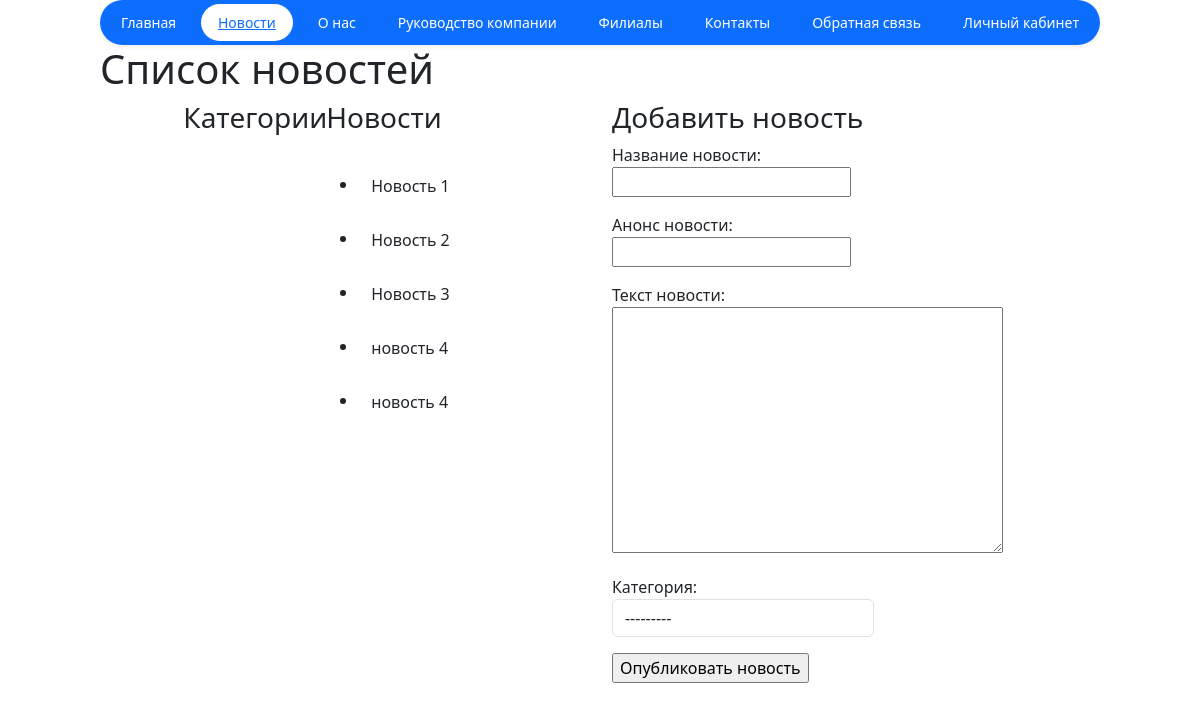
The app's page /news, older data.
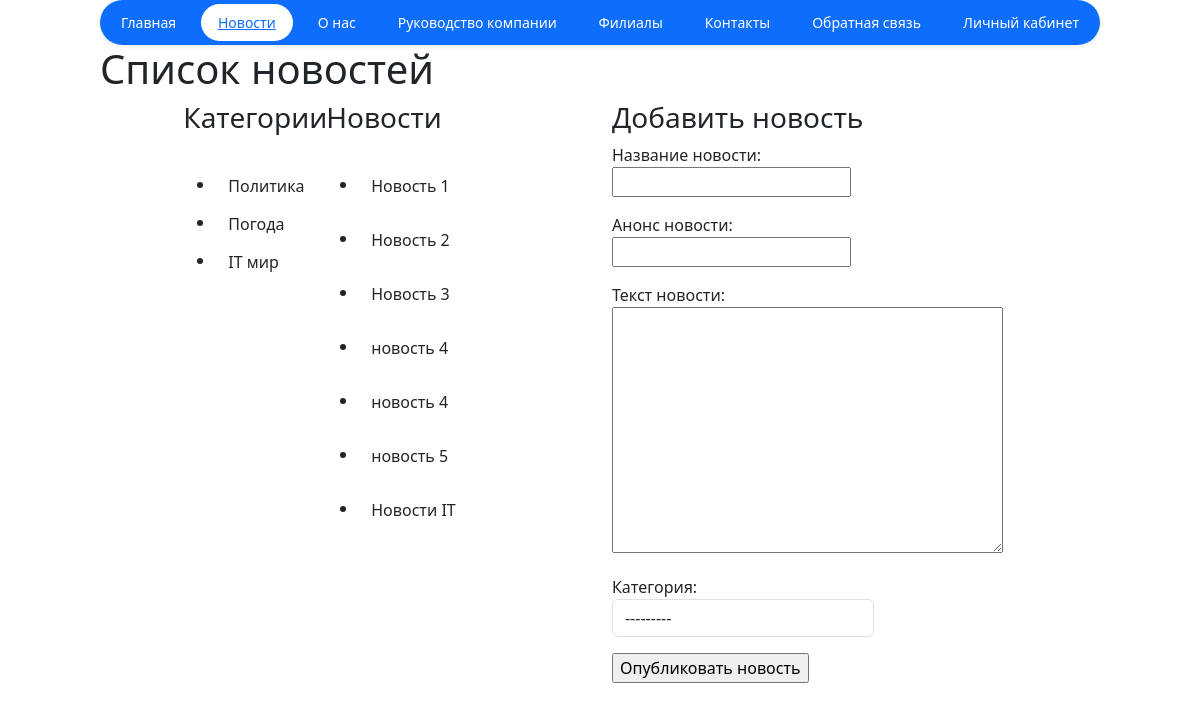
The same page, newer data.
### core/models.py (models this page shows, shortened)
class News(models.Model):
    title = models.CharField(max_length=255, verbose_name="Заголовок")
    anons = models.CharField(max_length=255, verbose_name="Анонс")
    text = models.TextField(verbose_name="Текст новости")
    category = models.ForeignKey(NewsCategory, on_delete=models.SET_NULL, null=True, blank=True,
                                 related_name='category_news')

class NewsCategory(models.Model):
    title = models.CharField(max_length=255, verbose_name="Название", blank=True)
    def __str__(self):
        return self.title

### core/views.py (the view, shortened to what this page needs)
# urls.py: path("news", news, name="news"),
def news(request, category_id=None):
    news_form = NewsForm
    context = {}
    news = News.objects.all()
    categoris = NewsCategory.objects.all()
    if category_id:
        category = get_object_or_404(NewsCategory, id=category_id)
        news = News.objects.filter(category=category)
        context.update({"active_category": category})
    context.update({"news": news, "categoris": categoris, "news_form": news_form})
    return render(request, "news.html", context)

### templates/news.html (shortened to what this page needs)
{% extends "base.html" %}
{% block content %}
    <h1>Список новостей</h1>
<div class="col-md-10 mx-auto">
    <div class="row">
        <div class="col-md-2">
            <h3>Категории</h3>
            <p class="d-inline-flex gap-1">
            <ul>
                {% for j in categoris %}
                    <li><a href="{% url 'news_category' j.id %}" class="btn {% if active_category == j %} btn-primary {% endif %}" role="button" data-bs-toggle="button">{{ j.title }}</a></li>
                {% endfor %}
            </ul>
            </p>
        </div>
        <div class="col-md-4">
            <h3>Новости</h3>
            <p class="d-inline-flex gap-1">
            <ul>
                {% for i in news %}
                    <li><a href="{% url 'news_detail' i.id %}" class="btn" role="button" data-bs-toggle="button">{{ i.title }}</a></li>
                {% endfor %}
            </ul>
            </p>
        </div>
        <div class="col-md-4">
        <h3>Добавить новость</h3>
        <form action="{% url 'news' %}" method='post'>
            <div class="mb-3">
                <label for="{{ form.title.id_for_label }}">Название новости:</label>
                {{ news_form.title }}
            </div>
            <div class="mb-3">
                <label for="{{ form.anons.id_for_label }}">Анонс новости:</label>
                {{ news_form.anons }}
            </div>
            <div class="mb-3">
                <label for="{{ form.text.id_for_label }}">Текст новости:</label>
                {{ news_form.text }}
            </div>
            <div class="mb-3">
                <label for="{{ form.category.id_for_label }}">Категория:</label>
                {{ news_form.category }}
            </div>
                   <input type="submit" value="Опубликовать новость">
        </form>
     </div>
    </div>
    </div>
{% endblock %}

Row changes from the older to the newer data that the page shows:
added NewsCategory: title "Политика"
added NewsCategory: title "Погода"
added NewsCategory: title "IT мир"
added News: title "новость 5"
added News: title "Новости IT"
